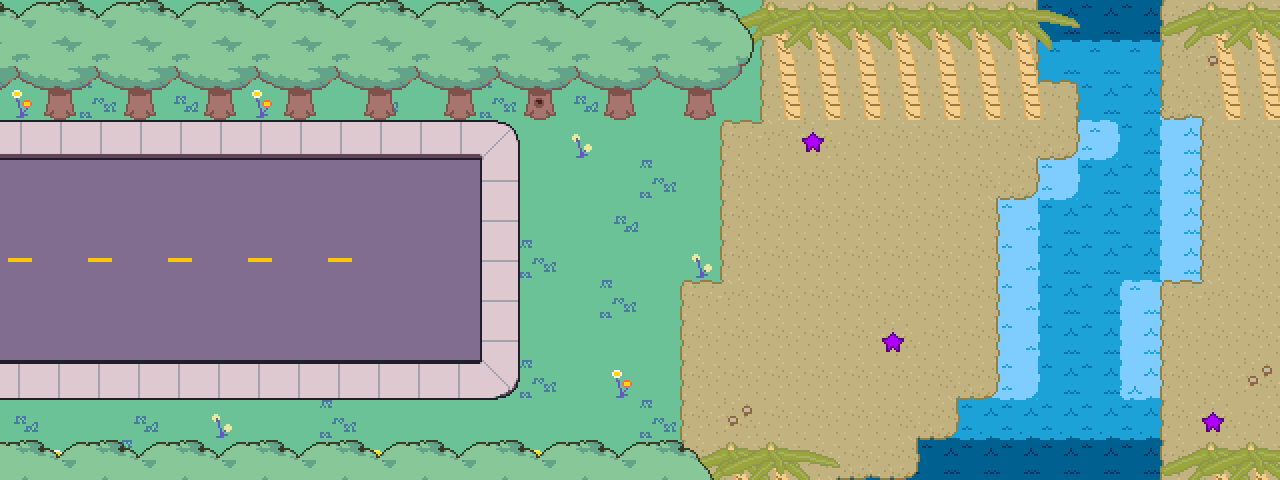

A level layout from a 2D game, rendered from its tile map. Below: a short description, then the map file with its tile-grid data intact:
An orthogonal 32x12 tile map with 40x40 px tiles, 4 tile layers (Tile Layer 1, Tile Layer 2, Tile Layer 4, Tile Layer 3), 2 tilesets and 28 objects (4x interactable, transition, fri2).

<map version="1.10" tiledversion="1.10.1" orientation="orthogonal" renderorder="right-down" width="32" height="12" tilewidth="40" tileheight="40" infinite="0" nextlayerid="8" nextobjectid="60">
 <editorsettings>
  <export target="friva_beach.lua" format="lua" />
 </editorsettings>
 <properties>
  <property name="light" type="bool" value="true" />
  <property name="music" value="frivatown" />
 </properties>
 <tileset firstgid="1" source="../../tilesets/woods.tsx" />
 <tileset firstgid="452" source="../../tilesets/frivatown/beach.tsx" />
 <layer id="1" name="Tile Layer 1" width="32" height="12">
  <data encoding="csv">
56,56,56,56,56,56,56,56,56,56,56,56,56,56,56,56,56,56,56,56,56,56,56,513,513,570,570,570,570,570,513,56,
56,56,56,56,56,56,56,56,56,56,56,56,56,56,56,56,56,56,56,56,56,56,56,56,56,553,553,553,553,553,513,56,
23,56,39,56,41,56,23,56,56,41,56,56,39,56,41,56,56,56,56,56,56,56,56,56,56,563,563,563,563,502,513,56,
27,27,27,27,27,27,27,27,27,27,27,27,56,56,37,56,56,56,56,56,56,56,56,56,56,513,536,534,563,512,513,56,
36,36,36,36,36,36,36,36,36,36,36,36,56,56,56,56,39,56,56,56,56,56,56,56,513,509,524,563,563,512,513,56,
36,36,36,36,36,36,36,36,36,36,36,36,56,56,56,41,56,56,56,56,56,56,56,56,513,514,563,563,563,512,513,56,
25,36,25,36,25,36,25,36,25,36,36,36,56,39,56,56,56,37,56,56,56,56,56,56,513,514,563,563,563,512,513,56,
36,36,36,36,36,36,36,36,36,36,36,36,56,56,56,39,56,56,56,56,56,56,56,56,513,514,563,563,502,531,513,56,
36,36,36,36,36,36,36,36,36,36,36,36,56,56,56,56,56,56,56,56,56,56,56,56,513,514,563,563,512,513,56,56,
5,5,5,5,5,5,5,5,5,5,5,5,56,39,56,23,56,56,56,56,56,56,523,523,523,524,563,563,522,523,56,56,
41,56,56,41,56,37,56,56,39,56,56,56,56,56,56,56,39,56,56,56,56,56,573,573,573,573,573,573,573,573,573,56,
56,23,56,39,56,56,56,56,56,2,56,37,56,2,56,56,56,56,56,56,570,570,570,570,570,570,570,570,570,570,56,56
</data>
 </layer>
 <layer id="2" name="Tile Layer 2" width="32" height="12">
  <data encoding="csv">
0,0,0,0,0,0,0,0,0,0,0,0,0,0,0,0,0,0,0,462,463,463,463,463,463,464,0,0,0,462,463,463,
0,0,0,0,0,0,0,0,0,0,0,0,0,0,0,0,0,0,0,462,463,463,463,463,463,464,0,0,0,462,603,463,
0,0,0,0,0,0,0,0,0,0,0,0,0,0,0,0,0,0,0,462,463,463,463,463,463,479,454,0,0,472,461,463,
0,0,0,0,0,0,0,0,0,0,0,0,120,0,0,0,0,0,452,481,602,463,463,463,463,459,474,0,0,0,462,463,
0,0,0,0,0,0,0,0,0,0,0,0,17,0,0,0,0,0,462,463,463,463,463,463,459,474,0,0,0,0,462,463,
0,0,0,0,0,0,0,0,0,0,0,0,17,0,0,0,0,0,462,463,463,463,463,463,464,0,0,0,0,0,462,463,
0,0,0,0,0,0,0,0,0,0,0,0,17,0,0,0,0,0,462,463,463,463,463,463,464,0,0,0,0,0,462,463,
0,0,0,0,0,0,0,0,0,0,0,0,17,0,0,0,0,452,481,463,463,463,463,463,464,0,0,0,0,452,481,463,
0,0,0,0,0,0,0,0,0,0,0,0,17,0,0,0,0,462,463,463,463,463,602,463,464,0,0,0,0,462,463,463,
0,0,0,0,0,0,0,0,0,0,0,0,131,0,0,0,0,462,463,463,463,463,463,459,474,0,0,0,0,462,463,603,
0,0,0,0,0,0,0,0,0,0,0,0,0,0,0,0,0,462,603,463,463,463,459,474,0,0,0,0,0,462,602,463,
0,0,0,0,0,0,0,0,0,0,0,0,0,0,0,0,0,462,463,463,459,473,474,0,0,0,0,0,0,462,463,463
</data>
 </layer>
 <layer id="7" name="Tile Layer 4" width="32" height="12">
  <data encoding="csv">
0,0,0,0,0,0,0,0,0,0,0,0,0,0,0,0,0,0,608,609,610,610,610,610,610,610,611,0,0,608,609,610,
0,0,0,0,0,0,0,0,0,0,0,0,0,0,0,0,0,0,618,619,620,620,620,620,620,620,621,0,0,618,619,620,
0,0,0,0,0,0,0,0,0,0,0,0,0,0,0,0,0,0,628,629,630,630,630,630,630,630,631,0,0,628,629,630,
0,0,0,0,0,0,0,0,0,0,0,0,0,0,0,0,0,0,0,0,0,0,0,0,0,0,0,0,0,0,0,0,
0,0,0,0,0,0,0,0,0,0,0,0,0,0,0,0,0,0,0,0,0,0,0,0,0,0,0,0,0,0,0,0,
0,0,0,0,0,0,0,0,0,0,0,0,0,0,0,0,0,0,0,0,0,0,0,0,0,0,0,0,0,0,0,0,
0,0,0,0,0,0,0,0,0,0,0,0,0,0,0,0,0,0,0,0,0,0,0,0,0,0,0,0,0,0,0,0,
0,0,0,0,0,0,0,0,0,0,0,0,0,0,0,0,0,0,0,0,0,0,0,0,0,0,0,0,0,0,0,0,
0,0,0,0,0,0,0,0,0,0,0,0,0,0,0,0,0,0,0,0,0,0,0,0,0,0,0,0,0,0,0,0,
0,0,0,0,0,0,0,0,0,0,0,0,0,0,0,0,0,0,0,0,0,0,0,0,0,0,0,0,0,0,0,0,
0,0,0,0,0,0,0,0,0,0,0,0,0,0,0,0,0,0,0,0,0,0,0,0,0,0,0,0,0,0,0,0,
0,0,0,0,0,0,0,0,0,0,0,0,0,0,0,0,0,608,609,610,611,0,0,0,0,0,0,0,0,608,609,610
</data>
 </layer>
 <layer id="3" name="Tile Layer 3" width="32" height="12">
  <data encoding="csv">
135,134,135,134,135,134,135,134,135,134,135,134,135,134,135,134,135,134,137,0,0,0,0,0,0,0,0,0,0,0,0,0,
146,145,146,145,146,145,146,145,146,145,146,145,146,145,146,145,146,145,148,0,0,0,0,0,0,0,0,0,0,0,0,0,
157,156,157,156,157,156,157,156,157,156,157,156,157,176,157,156,157,156,159,0,0,0,0,0,0,0,0,0,0,0,0,0,
0,0,0,0,0,0,0,0,0,0,0,0,0,0,0,0,0,0,0,0,0,0,0,0,0,0,0,0,0,0,0,0,
0,0,0,0,0,0,0,0,0,0,0,0,0,0,0,0,0,0,0,0,0,0,0,0,0,0,0,0,0,0,0,0,
0,0,0,0,0,0,0,0,0,0,0,0,0,0,0,0,0,0,0,0,0,0,0,0,0,0,0,0,0,0,0,0,
0,0,0,0,0,0,0,0,0,0,0,0,0,0,0,0,0,0,0,0,0,0,0,0,0,0,0,0,0,0,0,0,
0,0,0,0,0,0,0,0,0,0,0,0,0,0,0,0,0,0,0,0,0,0,0,0,0,0,0,0,0,0,0,0,
0,0,0,0,0,0,0,0,0,0,0,0,0,0,0,0,0,0,0,0,0,0,0,0,0,0,0,0,0,0,0,0,
0,0,0,0,0,0,0,0,0,0,0,0,0,0,0,0,0,0,0,0,0,0,0,0,0,0,0,0,0,0,0,0,
0,0,0,0,0,0,0,0,0,0,0,0,0,0,0,0,0,0,0,0,0,0,0,0,0,0,0,0,0,0,0,0,
134,135,134,135,134,135,134,135,134,135,134,135,134,135,134,135,136,137,0,0,0,0,0,0,0,0,0,0,0,0,0,0
</data>
 </layer>
 <objectgroup id="4" name="collision">
  <object id="6" x="0" y="0" width="1080" height="120" />
  <object id="7" x="0" y="440" width="1280" height="40" />
  <object id="15" x="1160" y="0" width="120" height="120" />
  <object id="22" x="1080" y="120" height="40" />
  <object id="23" x="960" y="400" width="80" />
  <object id="24" x="1040" y="200" height="200" />
  <object id="25" x="1040" y="200" width="40" />
  <object id="26" x="1080" y="160" height="40" />
  <object id="27" x="1080" y="160" width="40" />
  <object id="28" x="1120" y="120" height="40" />
  <object id="29" x="1080" y="120" width="40" />
  <object id="34" x="1160" y="400" height="40" />
  <object id="35" x="1160" y="280" height="120" />
  <object id="37" x="1200" y="116" height="160" />
  <object id="51" x="1080" y="120" height="40" />
  <object id="52" x="1040" y="160" width="40" />
  <object id="53" x="1040" y="160" height="40" />
  <object id="54" x="1000" y="200" width="40" />
  <object id="55" x="1000" y="200" height="200" />
  <object id="56" x="960" y="400" width="40" />
  <object id="57" x="960" y="400" height="40" />
  <object id="58" x="920" y="440" width="40" />
 </objectgroup>
 <objectgroup id="5" name="objects">
  <object id="1" name="transition" x="0" y="120" width="15" height="320">
   <properties>
    <property name="map" value="deoxynn/frivatown_2" />
    <property name="marker" value="frib" />
   </properties>
  </object>
  <object id="42" name="interactable" x="1080" y="120" width="40" height="40">
   <properties>
    <property name="cutscene" value="frivatown.beach" />
    <property name="once" type="bool" value="false" />
   </properties>
  </object>
  <object id="43" name="interactable" x="1040" y="160" width="40" height="40">
   <properties>
    <property name="cutscene" value="frivatown.beach" />
    <property name="once" type="bool" value="false" />
   </properties>
  </object>
  <object id="44" name="interactable" x="1000" y="200" width="40" height="200">
   <properties>
    <property name="cutscene" value="frivatown.beach" />
    <property name="once" type="bool" value="false" />
   </properties>
  </object>
  <object id="45" name="interactable" x="960" y="400" width="40" height="40">
   <properties>
    <property name="cutscene" value="frivatown.beach" />
    <property name="once" type="bool" value="false" />
   </properties>
  </object>
 </objectgroup>
 <objectgroup id="6" name="markers">
  <object id="3" name="fri2" x="40" y="260">
   <point />
  </object>
 </objectgroup>
</map>
